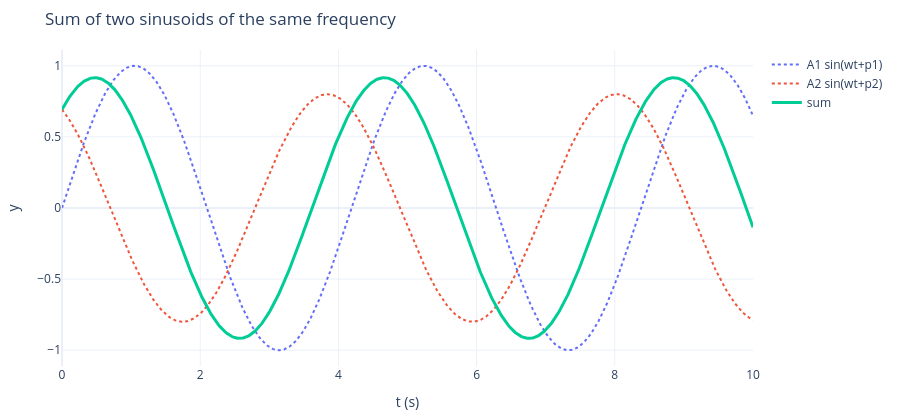

Here is the notebook cell this chart was saved with:
### Markdown cell above
## 3. 同頻率弦波相加＝相量相加（網頁「弦波之和（相同頻率）」）

$A_1\sin(\omega t+\phi_1)+A_2\sin(\omega t+\phi_2)=A\sin(\omega t+\phi)$，其中 $Ae^{j\phi}=A_1e^{j\phi_1}+A_2e^{j\phi_2}$。

### Code cell
A1, p1, A2, p2, w = 1.0, 0.0, 0.8, 2 * np.pi / 3, 1.5
P = A1 * np.exp(1j * p1) + A2 * np.exp(1j * p2)
t = np.linspace(0, 10, 1001)
s = A1 * np.sin(w * t + p1) + A2 * np.sin(w * t + p2)
fig = go.Figure([go.Scatter(x=t, y=A1 * np.sin(w * t + p1), name="A1 sin(wt+p1)", line=dict(dash="dot")),
                 go.Scatter(x=t, y=A2 * np.sin(w * t + p2), name="A2 sin(wt+p2)", line=dict(dash="dot")),
                 go.Scatter(x=t, y=s, name="sum", line=dict(width=3))])
show(fig, "Sum of two sinusoids of the same frequency", ylab="y")
print(f"phasor sum: A = {abs(P):.4f}, phi = {np.degrees(np.angle(P)):.2f} deg; "
      f"max |sum - A sin(wt+phi)| = {np.max(np.abs(s - abs(P) * np.sin(w * t + np.angle(P)))):.1e}")

### Figure 1 — Plotly figure (JSON) as saved in the notebook; plotly's stock layout.template omitted (floating-point values rounded to 4 significant figures; data arrays with more than 128 entries replaced by an {"elided": "..."} marker saying what was removed)
{"data": [{"line": {"dash": "dot"}, "name": "A1 sin(wt+p1)", "type": "scatter", "x": {"elided": "1001 float values"}, "y": {"elided": "1001 float values"}}, {"line": {"dash": "dot"}, "name": "A2 sin(wt+p2)", "type": "scatter", "x": {"elided": "1001 float values"}, "y": {"elided": "1001 float values"}}, {"line": {"width": 3}, "name": "sum", "type": "scatter", "x": {"elided": "1001 float values"}, "y": {"elided": "1001 float values"}}], "layout": {"height": 420, "margin": {"b": 50, "l": 60, "r": 20, "t": 50}, "title": {"text": "Sum of two sinusoids of the same frequency"}, "xaxis": {"title": {"text": "t (s)"}}, "yaxis": {"title": {"text": "y"}}}}
